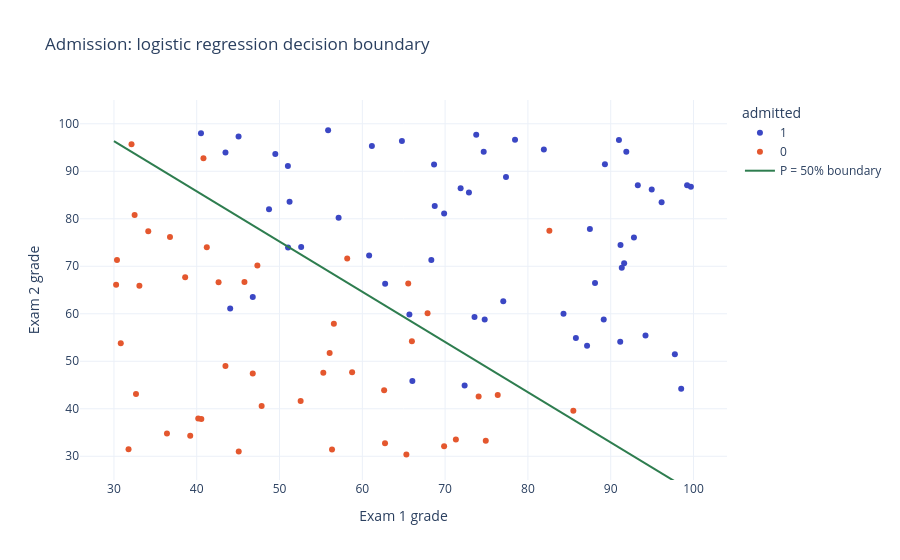

Notebook code cell kept with this figure:
### Markdown cell above
### See it with data 🔬: a decision boundary on real data

The file `exam_scores.txt` contains the grades of 100 students at two exams, and whether they were admitted (1) or not (0). With two explanatory variables, the boundary where $P(Y=1) = 50\%$ is the line $\beta_0 + \beta_1 \times exam_1 + \beta_2 \times exam_2 = 0$. Let's draw it.

### Code cell
exams = pd.read_csv("data/exam_scores.txt", header=None, names=["exam1", "exam2", "admitted"])
clf = LogisticRegression().fit(exams[["exam1", "exam2"]], exams["admitted"])
(c0,), (c1, c2) = clf.intercept_, clf.coef_[0]

fig = px.scatter(exams, x="exam1", y="exam2", color=exams["admitted"].astype(str),
                 title="Admission: logistic regression decision boundary",
                 labels={"exam1": "Exam 1 grade", "exam2": "Exam 2 grade", "color": "admitted"})
x_line = np.array([30, 100])
fig.add_scatter(x=x_line, y=-(c0 + c1 * x_line) / c2, mode="lines", name="P = 50% boundary")
fig.update_yaxes(range=[25, 105])
fig.show()
print(f"Accuracy on these 100 students: {clf.score(exams[['exam1', 'exam2']], exams['admitted']):.2f}")

### Figure 1 — Plotly figure (JSON) as saved in the notebook; plotly's stock layout.template omitted (floating-point values rounded to 4 significant figures)
{"data": [{"hovertemplate": "admitted=1<br>Exam 1 grade=%{x}<br>Exam 2 grade=%{y}<extra></extra>", "legendgroup": "1", "marker": {"color": "#3B47C4", "symbol": "circle"}, "mode": "markers", "name": "1", "orientation": "v", "showlegend": true, "type": "scatter", "x": [73.76, 92.8, 84.3, 51.01, 91.15, 87.49, 85.79, 62.76, 51.21, 49.49, 61.16, 68.74, 99.69, 73.55, 99.23, 72.88, 66.04, 94.2, 64.78, 78.44, 44.04, 55.87, 88.1, 48.73, 91.62, 65.69, 89.3, 74.78, 81.92, 90.99, 71.87, 57.13, 52.61, 40.51, 87.14, 98.51, 72.35, 74.66, 77.35, 60.82, 46.77, 97.75, 45.05, 77.02, 51.03, 91.19, 89.16, 96.15, 93.27, 69.88, 43.47, 94.95, 68.66, 91.88, 91.34, 68.33], "xaxis": "x", "y": [97.7, 76.04, 59.98, 91.1, 54.09, 77.86, 54.88, 66.34, 83.57, 93.64, 95.34, 82.71, 86.74, 59.32, 87.07, 85.51, 45.85, 55.42, 96.37, 96.64, 61.11, 98.63, 66.48, 81.99, 70.65, 59.87, 91.47, 58.82, 94.59, 96.57, 86.42, 80.2, 74.07, 98.01, 53.29, 44.2, 44.9, 94.08, 88.81, 72.26, 63.54, 51.47, 97.29, 62.61, 73.97, 74.47, 58.81, 83.48, 87.07, 81.1, 93.93, 86.14, 91.44, 94.09, 69.69, 71.33], "yaxis": "y"}, {"hovertemplate": "admitted=0<br>Exam 1 grade=%{x}<br>Exam 2 grade=%{y}<extra></extra>", "legendgroup": "0", "marker": {"color": "#E4572E", "symbol": "circle"}, "mode": "markers", "name": "0", "orientation": "v", "showlegend": true, "type": "scatter", "x": [45.76, 30.37, 47.84, 65.32, 85.49, 45.07, 41.21, 33.08, 32.5, 62.63, 74.05, 65.99, 47.33, 30.83, 43.47, 30.26, 40.81, 36.4, 67.88, 65.54, 55.29, 34.15, 56.56, 71.3, 40.56, 58.17, 36.77, 76.36, 39.21, 40.18, 42.64, 74.91, 69.88, 56.34, 58.77, 46.76, 32.66, 62.74, 52.55, 82.59, 31.76, 56.05, 32.12, 38.6], "xaxis": "x", "y": [66.66, 71.32, 40.57, 30.36, 39.57, 31.0, 73.99, 65.91, 80.81, 43.9, 42.56, 54.22, 70.13, 53.8, 49.01, 66.09, 92.76, 34.81, 60.1, 66.37, 47.57, 77.35, 57.88, 33.55, 37.87, 71.63, 76.15, 42.87, 34.33, 37.92, 66.63, 33.27, 32.12, 31.42, 47.69, 47.4, 43.13, 32.73, 41.62, 77.45, 31.48, 51.74, 95.68, 67.69], "yaxis": "y"}, {"mode": "lines", "name": "P = 50% boundary", "type": "scatter", "x": [30, 100], "y": [96.36, 22.33]}], "layout": {"legend": {"title": {"text": "admitted"}, "tracegroupgap": 0}, "title": {"text": "Admission: logistic regression decision boundary"}, "xaxis": {"anchor": "y", "domain": [0.0, 1.0], "title": {"text": "Exam 1 grade"}}, "yaxis": {"anchor": "x", "domain": [0.0, 1.0], "range": [25, 105], "title": {"text": "Exam 2 grade"}}}}
